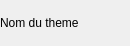
<?xml version="1.0" encoding="UTF-8"?>
<ui version="4.0">
 <class>themeItemWidget</class>
 <widget class="QWidget" name="themeItemWidget">
  <property name="geometry">
   <rect>
    <x>0</x>
    <y>0</y>
    <width>130</width>
    <height>46</height>
   </rect>
  </property>
  <property name="sizePolicy">
   <sizepolicy hsizetype="Fixed" vsizetype="Fixed">
    <horstretch>0</horstretch>
    <verstretch>0</verstretch>
   </sizepolicy>
  </property>
  <property name="minimumSize">
   <size>
    <width>130</width>
    <height>46</height>
   </size>
  </property>
  <property name="maximumSize">
   <size>
    <width>120000</width>
    <height>120000</height>
   </size>
  </property>
  <property name="cursor">
   <cursorShape>PointingHandCursor</cursorShape>
  </property>
  <property name="windowTitle">
   <string>Form</string>
  </property>
  <property name="styleSheet">
   <string notr="true"/>
  </property>
  <layout class="QHBoxLayout" name="horizontalLayout">
   <property name="spacing">
    <number>0</number>
   </property>
   <property name="leftMargin">
    <number>0</number>
   </property>
   <property name="topMargin">
    <number>0</number>
   </property>
   <property name="rightMargin">
    <number>0</number>
   </property>
   <property name="bottomMargin">
    <number>0</number>
   </property>
   <item>
    <widget class="ClickableWidget" name="widget" native="true">
     <property name="styleSheet">
      <string notr="true"/>
     </property>
     <layout class="QHBoxLayout" name="horizontalLayout_2">
      <property name="spacing">
       <number>0</number>
      </property>
      <property name="leftMargin">
       <number>0</number>
      </property>
      <property name="topMargin">
       <number>0</number>
      </property>
      <property name="rightMargin">
       <number>0</number>
      </property>
      <property name="bottomMargin">
       <number>0</number>
      </property>
      <item>
       <widget class="QLabel" name="label">
        <property name="styleSheet">
         <string notr="true"/>
        </property>
        <property name="text">
         <string>Nom du theme</string>
        </property>
        <property name="margin">
         <number>15</number>
        </property>
       </widget>
      </item>
     </layout>
    </widget>
   </item>
  </layout>
 </widget>
 <customwidgets>
  <customwidget>
   <class>ClickableWidget</class>
   <extends>QWidget</extends>
   <header location="global">src/widgets/clickablewidget.h</header>
   <container>1</container>
  </customwidget>
 </customwidgets>
 <resources/>
 <connections/>
</ui>
